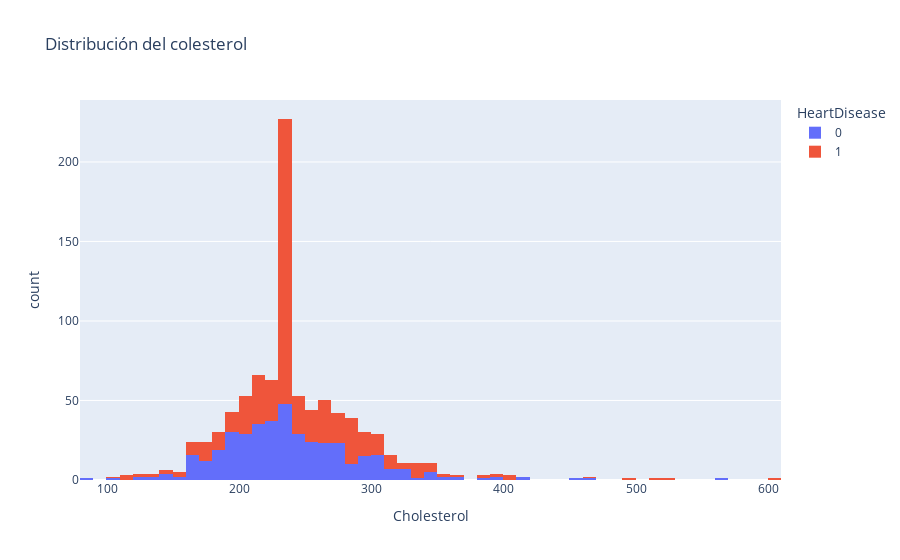

The notebook cell this image was saved under:
### Code cell
fig = px.histogram(
    df,
    x="Cholesterol",
    color="HeartDisease",
    title="Distribución del colesterol"
)

fig.show()

### Figure 1 — Plotly figure (JSON) as saved in the notebook; plotly's stock layout.template omitted (floating-point values rounded to 4 significant figures; data arrays with more than 128 entries replaced by an {"elided": "..."} marker saying what was removed)
{"data": [{"bingroup": "x", "hovertemplate": "HeartDisease=0<br>Cholesterol=%{x}<br>count=%{y}<extra></extra>", "legendgroup": "0", "marker": {"color": "#636efa", "pattern": {"shape": ""}}, "name": "0", "orientation": "v", "showlegend": true, "type": "histogram", "x": {"elided": "410 float values"}, "xaxis": "x", "yaxis": "y"}, {"bingroup": "x", "hovertemplate": "HeartDisease=1<br>Cholesterol=%{x}<br>count=%{y}<extra></extra>", "legendgroup": "1", "marker": {"color": "#EF553B", "pattern": {"shape": ""}}, "name": "1", "orientation": "v", "showlegend": true, "type": "histogram", "x": {"elided": "508 float values"}, "xaxis": "x", "yaxis": "y"}], "layout": {"barmode": "relative", "legend": {"title": {"text": "HeartDisease"}, "tracegroupgap": 0}, "title": {"text": "Distribución del colesterol"}, "xaxis": {"anchor": "y", "domain": [0, 1], "title": {"text": "Cholesterol"}}, "yaxis": {"anchor": "x", "domain": [0, 1], "title": {"text": "count"}}}}
